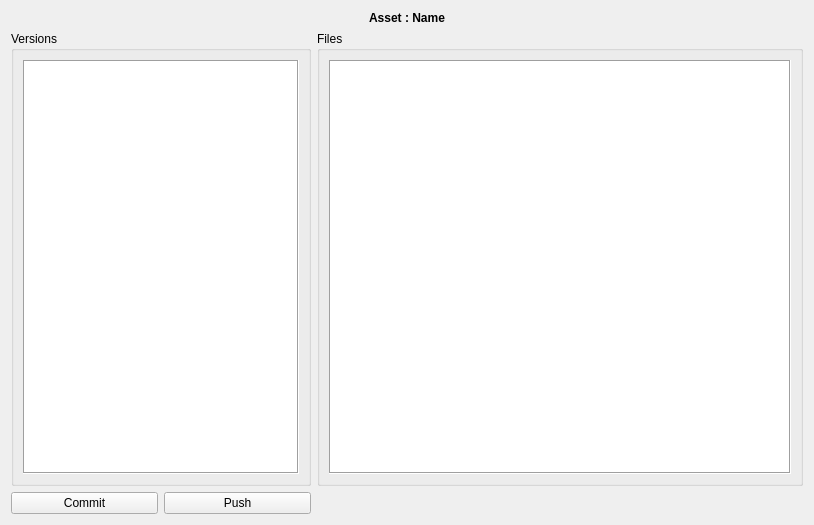
<?xml version="1.0" encoding="UTF-8"?>
<ui version="4.0">
 <class>Form</class>
 <widget class="QWidget" name="Form">
  <property name="geometry">
   <rect>
    <x>0</x>
    <y>0</y>
    <width>814</width>
    <height>525</height>
   </rect>
  </property>
  <property name="windowTitle">
   <string>Form</string>
  </property>
  <layout class="QGridLayout" name="gridLayout_3">
   <item row="1" column="0">
    <widget class="QGroupBox" name="versionsGroupBox">
     <property name="maximumSize">
      <size>
       <width>300</width>
       <height>16777215</height>
      </size>
     </property>
     <property name="title">
      <string>Versions</string>
     </property>
     <layout class="QGridLayout" name="gridLayout">
      <item row="0" column="0">
       <widget class="QListWidget" name="versionList">
        <property name="maximumSize">
         <size>
          <width>16777215</width>
          <height>16777215</height>
         </size>
        </property>
        <property name="focusPolicy">
         <enum>Qt::NoFocus</enum>
        </property>
        <property name="contextMenuPolicy">
         <enum>Qt::CustomContextMenu</enum>
        </property>
        <property name="frameShape">
         <enum>QFrame::Box</enum>
        </property>
       </widget>
      </item>
     </layout>
    </widget>
   </item>
   <item row="1" column="1">
    <widget class="QGroupBox" name="filesGroupBox">
     <property name="title">
      <string>Files</string>
     </property>
     <layout class="QGridLayout" name="gridLayout_2">
      <item row="0" column="0">
       <widget class="QListWidget" name="filesList">
        <property name="focusPolicy">
         <enum>Qt::NoFocus</enum>
        </property>
        <property name="contextMenuPolicy">
         <enum>Qt::DefaultContextMenu</enum>
        </property>
        <property name="frameShape">
         <enum>QFrame::Box</enum>
        </property>
        <property name="dragDropMode">
         <enum>QAbstractItemView::NoDragDrop</enum>
        </property>
        <property name="defaultDropAction">
         <enum>Qt::CopyAction</enum>
        </property>
        <property name="iconSize">
         <size>
          <width>160</width>
          <height>160</height>
         </size>
        </property>
        <property name="textElideMode">
         <enum>Qt::ElideNone</enum>
        </property>
        <property name="movement">
         <enum>QListView::Static</enum>
        </property>
        <property name="flow">
         <enum>QListView::LeftToRight</enum>
        </property>
        <property name="isWrapping" stdset="0">
         <bool>true</bool>
        </property>
        <property name="resizeMode">
         <enum>QListView::Adjust</enum>
        </property>
        <property name="gridSize">
         <size>
          <width>160</width>
          <height>160</height>
         </size>
        </property>
        <property name="viewMode">
         <enum>QListView::IconMode</enum>
        </property>
        <property name="wordWrap">
         <bool>true</bool>
        </property>
        <property name="selectionRectVisible">
         <bool>true</bool>
        </property>
       </widget>
      </item>
     </layout>
    </widget>
   </item>
   <item row="2" column="0">
    <layout class="QHBoxLayout" name="horizontalLayout">
     <item>
      <widget class="QPushButton" name="commitButt">
       <property name="focusPolicy">
        <enum>Qt::NoFocus</enum>
       </property>
       <property name="text">
        <string>Commit</string>
       </property>
      </widget>
     </item>
     <item>
      <widget class="QPushButton" name="pushButt">
       <property name="focusPolicy">
        <enum>Qt::NoFocus</enum>
       </property>
       <property name="text">
        <string>Push</string>
       </property>
      </widget>
     </item>
    </layout>
   </item>
   <item row="2" column="1">
    <widget class="QLabel" name="messageLabel">
     <property name="text">
      <string/>
     </property>
     <property name="alignment">
      <set>Qt::AlignCenter</set>
     </property>
    </widget>
   </item>
   <item row="0" column="0" colspan="2">
    <widget class="QLabel" name="assetName">
     <property name="font">
      <font>
       <weight>75</weight>
       <bold>true</bold>
      </font>
     </property>
     <property name="text">
      <string>Asset : Name</string>
     </property>
     <property name="alignment">
      <set>Qt::AlignCenter</set>
     </property>
    </widget>
   </item>
  </layout>
 </widget>
 <resources/>
 <connections/>
</ui>
